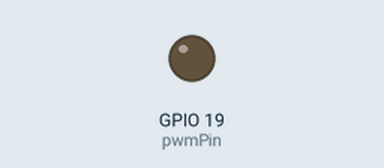
Recording of a program running on a simulated Raspberry Pi (BCM pin numbers). Shown: output pins drawn as LEDs (lit = HIGH).

Above: at 0.05 s.
At 4.1 s:
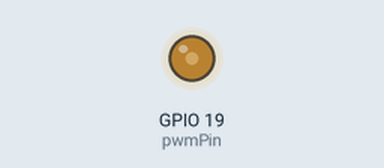
At 8.2 s:
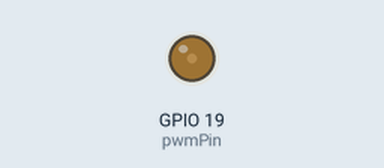
Timing chart, 0 to 13.0 s (numbered marks = the images above):
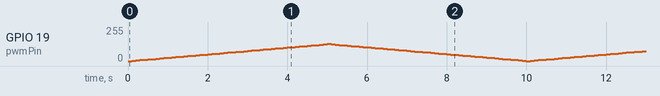

The program:

pwmLed.py
```python
import RPi.GPIO as GPIO
import time

pwmPin = 19
GPIO.setwarnings(False)
GPIO.setmode(GPIO.BCM)
GPIO.setup(pwmPin, GPIO.OUT)

p = GPIO.PWM(pwmPin, 100) #100 frekansi temsil etmektedir
p.start(0)

while True:
	for i in range(50):
		p.ChangeDutyCycle(i)
		time.sleep(0.1)

	for i in range(50):
		p.ChangeDutyCycle(50-i)
		time.sleep(0.1)
```
